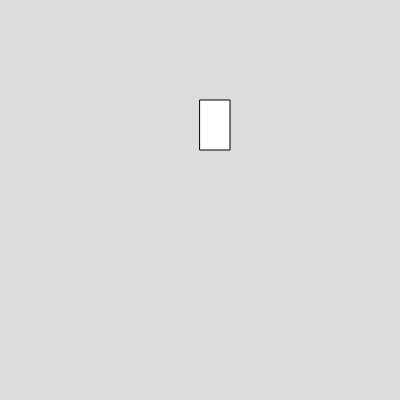
Frame 1 (no input)
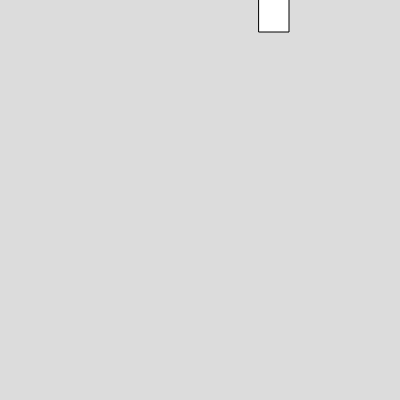
Frame 60 (no input)
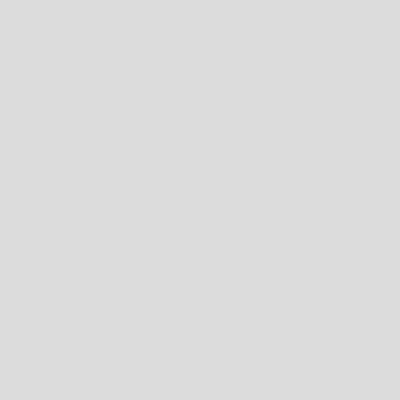
Frame 120 (the mouse pressed at the canvas centre since frame 60)

The p5.js sketch that drew these frames (run headless with seeded random() and noise() and a simulated clock; from frame 60 on, the mouse is pressed at the canvas centre):

// p5.js sketch
// ── sketch.js
var box1;
function setup() 
{
  createCanvas(400, 400);

  box1 = new Box(200,100,30,50,1,2);
}

function draw() 
{
  background(220);
box1.show();
box1.move();
box1.moveUp();
}


// ── box.js
class Box
  {
    constructor(x,y,w,h,vx,vy)
    {
    this.x = x;
    this.y = y;
    this.w = w;
    this.h = h;
    this.vx = vx;
    this.vy = vy;
    }
    
    show(){
     rect(this.x, this.y, this.w,this.h);

    }

    move(){
      this.x = this.x+this.vx;
      
    }
   
    moveUp(){
      this.y = this.y-this.vy;
    }

  }


  
